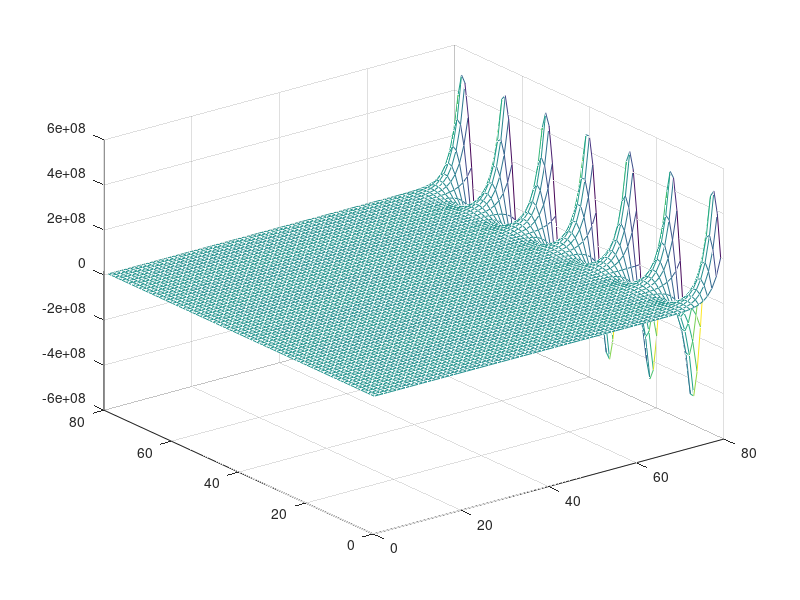

Write MATLAB code to recreate this figure.
clear;
close all;
clc;

%{
 axis([-5 5 -5 5])
syms x, y;
hold on;
%}

%{
 for i=1:2:10
    fplot(sin(x)-taylor(sin(x),x,'Order',i))
end
%}

%{
 for i = 1:5
    fplot(taylor(sin(x), x, 'Order', i))
end
%}

[x, y] = meshgrid(linspace(-20, 20, 80));
z = exp(x + 1i .* y);
mesh(real(z), imag(z))
